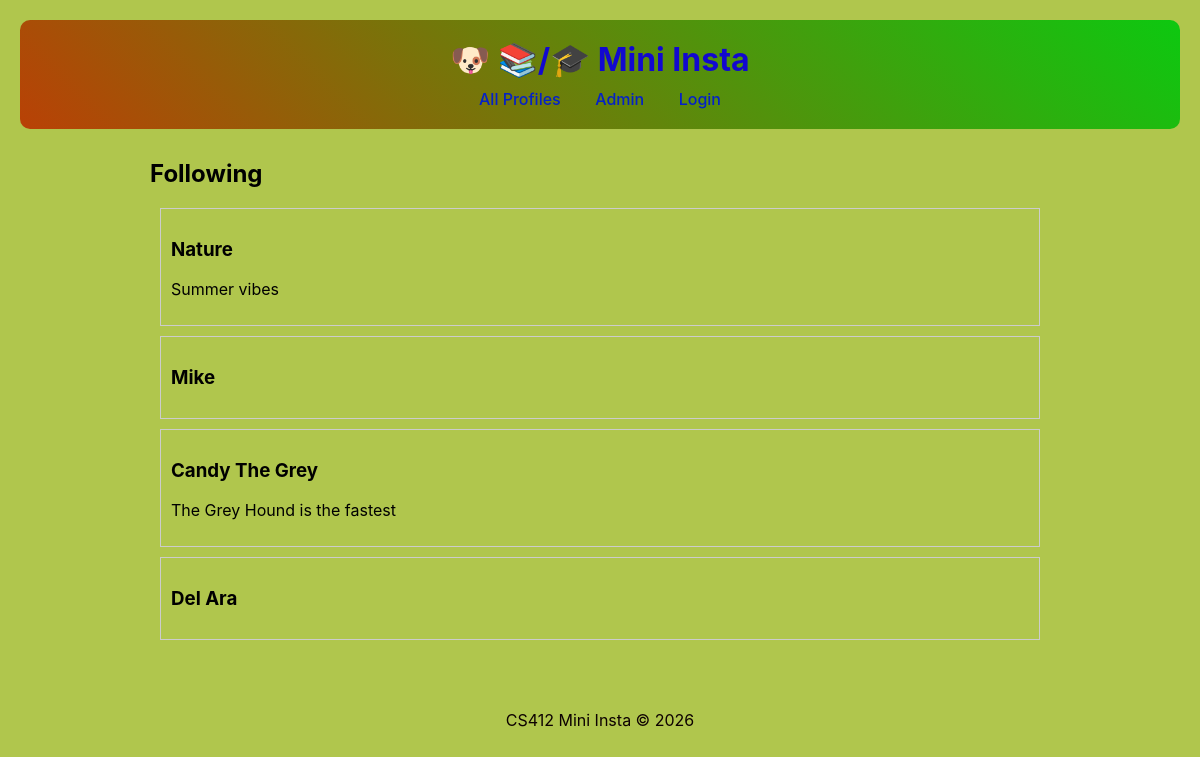
Screenshot of /mini_insta/profile/6/following/ with the database file from the repository.
### mini_insta/models.py (models this page shows, shortened)
class Follow(models.Model):
    profile = models.ForeignKey(
        Profile,
        related_name='followers',
        on_delete=models.CASCADE
    )
    follower_profile = models.ForeignKey(
        Profile,
        related_name='following',
        on_delete=models.CASCADE
    )

class Profile(models.Model):
    user = models.OneToOneField(User, on_delete=models.CASCADE)
    display_name = models.CharField(max_length=100)
    profile_image_url = models.URLField(blank=True)
    bio_text = models.TextField(blank=True, max_length=500)
    join_date = models.DateField(auto_now_add=True)

### mini_insta/views.py (the view)
# urls.py: path('profile/<int:pk>/following/', FollowingListView.as_view(), name='show_following'),
class FollowingListView(DetailView):
    model = Profile
    template_name = "mini_insta/following.html"
    context_object_name = "profile"
    def get_context_data(self, **kwargs):
        context = super().get_context_data(**kwargs)
        profile = self.get_object()
        context["following"] = Follow.objects.filter(follower_profile=profile)
        return context

### mini_insta/templates/mini_insta/following.html
{% extends 'mini_insta/base.html' %}
{% block content %}
<h2>Following</h2>
{% if following %}
    {% for follow in following %}
        <div style="border:1px solid #ccc; padding:10px; margin:10px;">
            <h3>{{ follow.profile.display_name }}</h3>
            <p>{{ follow.profile.bio_text }}</p>
        </div>
    {% endfor %}
{% else %}
    <p>Not following anyone yet.</p>
{% endif %}
{% endblock %}

### mini_insta/templates/mini_insta/base.html (style rules this page uses)
body { font-family: -apple-system, BlinkMacSystemFont, sans-serif; margin: 0; padding: 20px; background: #b0c64d; }

### rows the page displays
Follow: profile.display_name "Nature", profile.bio_text "Summer vibes"
Follow: profile.display_name "Mike"
Follow: profile.display_name "Candy The Grey", profile.bio_text "The Grey Hound is the fastest"
Follow: profile.display_name "Del Ara"
